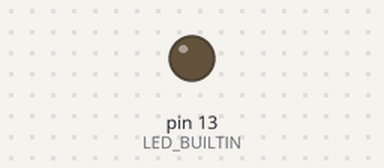
Bench run of a sketch on a simulated Arduino Uno, built with avr-gcc and run on an emulated ATmega328P. Shown: output pins drawn as LEDs (lit = HIGH). Pins used as bus, display or sensor lines are not drawn.

Above: at 1.1 s.
At 5.9 s:
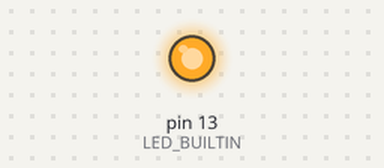
Timing chart, 0 to 6.9 s (numbered marks = the images above):
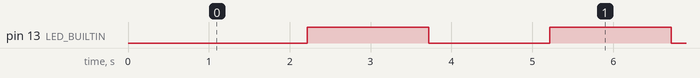

The sketch:

dht11Async.ino
```cpp
#define DHT_INT_PIN 3

#define temp() STRUCT_dhtData.i8DhtTempHigh + (float)STRUCT_dhtData.i8DhtTempLow / 10
#define humi() STRUCT_dhtData.i8DhtHumiHigh + (float)STRUCT_dhtData.i8DhtHumiLow / 10

/*variabili globali per il controllo e la lettura del sensore DHT11*/

volatile uint8_t dhtBuffer[5];

volatile struct{
  int8_t i8DhtTempLow;
  int8_t i8DhtTempHigh;
  int8_t i8DhtHumiLow;
  int8_t i8DhtHumiHigh;
}STRUCT_dhtData;

volatile int8_t bitNumber = 0;
volatile uint8_t pulseCounter = 0;
volatile bool dhtBusy = false;
volatile uint8_t dhtAck = 0;
volatile bool dhtWait = false;

void(*dhtSuccessCallback)() = NULL;
void(*dhtFailureCallback)() = NULL;

/*variabili globali utilizzate "dall'utente"*/
volatile uint32_t millisInterval;
volatile boolean newData = false;

/*funzioni per il controllo e la lettura del sensore DHT11*/

//funzione che setta i registri del timer2 per ottenere un overflow del timer e quindi un interrupt dopo 16.3 ms circa (il massimo con prescaler a 1024)
void startMaxDelayTimer2() {
  TCCR2B = 0x00; //&= ~(1 << WGM22); //timer funzionamento normale, no PWM o CTC + timer fermo
  TIMSK2 = 0x00; //disabilita tutti gli interrupt sul timer 2
  TCCR2A = 0x00; //&= ~((1 << WGM21) | (1 << WGM20)); //timer funzionamento normale, no PWM o CTC
  TCNT2 = 0x00;  //azzera il timer2
  TIFR2 |= (1 << TOV2); //clear interrupt flag (pending overflow)
  TIMSK2 |= (1 << TOIE2); //abilita l'interrupt per il solo overflow del timer2 (Timer Overflow Interrupt Enable)
  TCCR2B |= ((1 << CS22) | (1 << CS21) | (1 << CS20)); // avvia il timer con prescaler a 1024
}

//funzione di interrupt dell'overflow del timer2
ISR(TIMER2_OVF_vect) {
    if(dhtBusy && !dhtWait && !dhtAck){  //overflow del timer2 al termine del "pulldown" di circa 16.3 millisecondi del pin utilizzato come trigger
      TCCR2B = 0x00; //&= ~((1 << CS22)  | (1 << CS21) | (1 << CS20)); // ferma il timer
      TCNT2 = 0x00;  //azzera il timer2
      TCCR2B |= ((1 << CS21) | (1 << CS20)); // avvia il timer con prescaler a 32
      dhtWait = true;
      pinMode(DHT_INT_PIN, INPUT_PULLUP);
      attachInterrupt(digitalPinToInterrupt(DHT_INT_PIN), dhtSerialInputIsr, FALLING);  // interrupt generato dal sensore durante la trasmissione dati
    }
    else {           //si è verificato un timeout e il timer2 è andato in overflw, il sensore non risponde o ha smesso di rispondere o un bit è andato perduto
      TIMSK2 = 0x00; //disabilita tutti gli interrupt sul timer 2
      detachInterrupt(digitalPinToInterrupt(DHT_INT_PIN)); // ritorno alla condizione di partenza
      pinMode(DHT_INT_PIN, OUTPUT);
      digitalWrite(DHT_INT_PIN, HIGH);
      dhtBusy = false;
      if(dhtFailureCallback)    //se l'utente definisce una funzione di callback in caso di fallimento viene chiamata
        dhtFailureCallback();
   }
}

//funzione di interrupt per leggere i bit seriali trasmessi dal sensore, è un po' lunga ma solo una piccola parte del codice viene eseguita ad ogni chiamata
void dhtSerialInputIsr() {
  TCCR2B = 0x00; //&= ~((1 << CS22)  | (1 << CS21) | (1 << CS20)); // ferma il timer
  uint8_t timerValue = TCNT2; //leggi il timer
  TCNT2 = 0x00; //azzera il timer 2
  TCCR2B |= ((1 << CS21) | (1 << CS20)); // (ri)avvia il timer con prescaler a 32

  switch(timerValue) {
    case 35 ... 43:                                       //bit 0, non fare nulla, il buffer di destinazione viene già settato a 0 con memset quando viene chiesta una misurazione
      --bitNumber;
      ++pulseCounter;
      break;
    case 58 ... 64:
      dhtBuffer[bitNumber >> 3] |= 1 << (bitNumber & 7);  //bit 1, setta a 1 il bit corrente nel buffer equivale a dhtBuffer[bitNumber / 8] |= 1 << (bitNumber % 8)
      --bitNumber;
      ++pulseCounter;
      break;
    case 65 ... 86:                                       //acknowledgment ricevuto, dalla prossima chiamata arriveranno i 40 bit di dati (dal 39 allo 0, è "big endian")
      ++dhtAck;
      bitNumber = 39;
      ++pulseCounter;
      break;
    case 0 ... 22:              //garbage? non specificato nel datasheet, è il primo impulso ricevuto ancora prima dell'acknowledgment, sarebbe da vedere con oscilloscopio cos'è
      dhtWait = false;
      ++pulseCounter;
      break;
    default:                      //segnale non riconosciuto, non identificabile come 0 o 1 o ack o "garbage", lettura del sensore fallita prima del termine della trasmissione
      bitNumber = -1;
      dhtAck = 0;
      break;
  }

  if(bitNumber == -1 || pulseCounter >= 45){              //se ho ricevuto tutti i 40 bit o più di 45 impulsi generici smetto di ascoltare gli interrupt
      TIMSK2 = 0x00; //disabilita tutti gli interrupt sul timer 2
      detachInterrupt(digitalPinToInterrupt(DHT_INT_PIN));
      pinMode(DHT_INT_PIN, OUTPUT);
      digitalWrite(DHT_INT_PIN, HIGH);
      dhtBusy = false;
      if(bitNumber == -1 && dhtAck == 1 && (dhtBuffer[0] == (int8_t)(dhtBuffer[1] + dhtBuffer[2] + dhtBuffer[3] + dhtBuffer[4]))){ //ho ricevuto l'ack, 40 bit e la checksum è corretta
        STRUCT_dhtData.i8DhtTempLow = dhtBuffer[1];      //scrivo i valori dal buffer di ricezione alla struttura dati dedicata in questo modo il buffer può ricevere un'atra misurazione senza sovrascirvere dati validi
        STRUCT_dhtData.i8DhtTempHigh = dhtBuffer[2];
        STRUCT_dhtData.i8DhtHumiLow = dhtBuffer[3];
        STRUCT_dhtData.i8DhtHumiHigh = dhtBuffer[4];
        if(dhtSuccessCallback)          //se l'utente definisce una funzione di callback in caso di ricezione positiva viene chiamata
          dhtSuccessCallback();
      }
      else                             //qualcosa è andato storto
        if(dhtFailureCallback)         //se l'utente definisce una funzione di callback in caso di fallimento viene chiamata
          dhtFailureCallback();
  }
}

//funzione che avvia la misurazione, prende in input il valore di millisecondi tra una misurazione e l'altra
void dhtMeasure(uint32_t dhtInterval) {
  static uint32_t prev;
  dhtInterval = dhtInterval < 1000 ? 1000 : dhtInterval;      //il sensore dht11 richiede almeno 1 secondo tra una misurazione e l'altra
  if(!dhtBusy && ((uint32_t)(millis() - prev) >= dhtInterval)){
    pinMode(DHT_INT_PIN, OUTPUT);
    digitalWrite(DHT_INT_PIN, LOW);
    prev = millis();
    dhtBusy = true;
    dhtAck = 0;
    dhtWait = false;
    bitNumber = 0;
    pulseCounter = 0;
    memset(dhtBuffer, 0, sizeof(dhtBuffer));  //azzeramento del buffer di lettura del sensore, per scrivere solo gli "uni" ricevuti
    startMaxDelayTimer2();
  }
}

//funzione che assegna l'indirizzo della funzione custom definita dall'utente in caso di misurazione corretta al puntatore a funzione
void dhtSetSuccessCallback(void (*callback)()){
  dhtSuccessCallback = callback;
}

//funzione che assegna l'indirizzo della funzione custom definita dall'utente in caso di misurazione errata o mancata al puntatore a funzione
void dhtSetFailureCallback(void (*callback)()){
  dhtFailureCallback = callback;
}

/*funzioni di callback di prova definite "dall'utente" */
void sensorRead_OK(){              //funzione di callback personalizzata eseguita in caso di lettura positiva dei dati dal sensore
  newData = true;
  millisInterval = 10000;          //se ricevo correttamente la risposta dal sensore imposto l'intervallo di misurazione a 10000 ms
  if(temp() >= 22.50)              //se la temperatura è superiore a 22.5 accendo il led builtin altrimenti lo spengo
    digitalWrite(LED_BUILTIN, HIGH);
  else
    digitalWrite(LED_BUILTIN, LOW);
}

void sensorRead_NO_OK(){          //funzione di callback personalizzata eseguita in caso di lettura negativa o mancata dei dati dal sensore
  millisInterval = 1500;           //riduco l'intervallo di lettura a 1.5 secondi e faccio lampeggiare il led builtin
  digitalWrite(LED_BUILTIN, !digitalRead(LED_BUILTIN));   //se ad esempio scollego il sensore il led builtin lampeggia
}


void setup() {
    Serial.begin(230400);
    dhtSetSuccessCallback(sensorRead_OK);       //nella funzione di setup assegno l'indirizzo delle funzioni di cb ai puntatori
    dhtSetFailureCallback(sensorRead_NO_OK);
    pinMode(LED_BUILTIN, OUTPUT);
    pinMode(DHT_INT_PIN, OUTPUT);
    digitalWrite(DHT_INT_PIN, HIGH);
    millisInterval = 2200;                      //primo intervallo di misurazione a 2.2 s
}

void loop() {
    dhtMeasure(millisInterval);
    if(newData){               //la variabile booleana newData è settata a true nella funzione di callback di misurazione corretta e posta a false dopo che i dati sono stati utilizzati
      Serial.print("TEMP: ");
      Serial.print(temp());
      Serial.print(" HUMI: ");
      Serial.println(humi());
      newData = false;
    }
}
```

Measured:
- by itself, pin 13 (LED_BUILTIN): alternates HIGH for 1.5 s and LOW for 1.5 s
